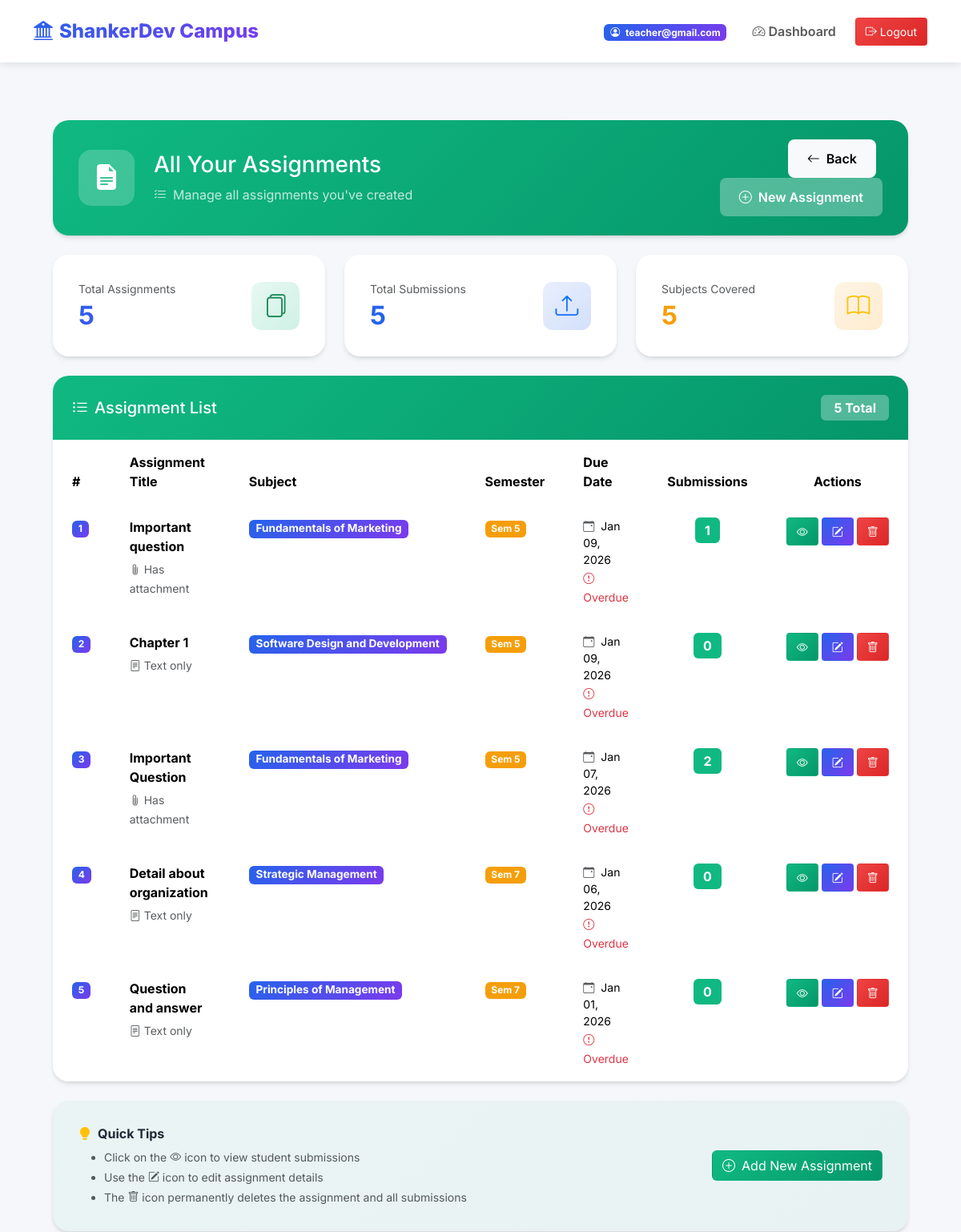
Before: /campus/teacher/assignments/ (signed in, upper part) with the older database file.
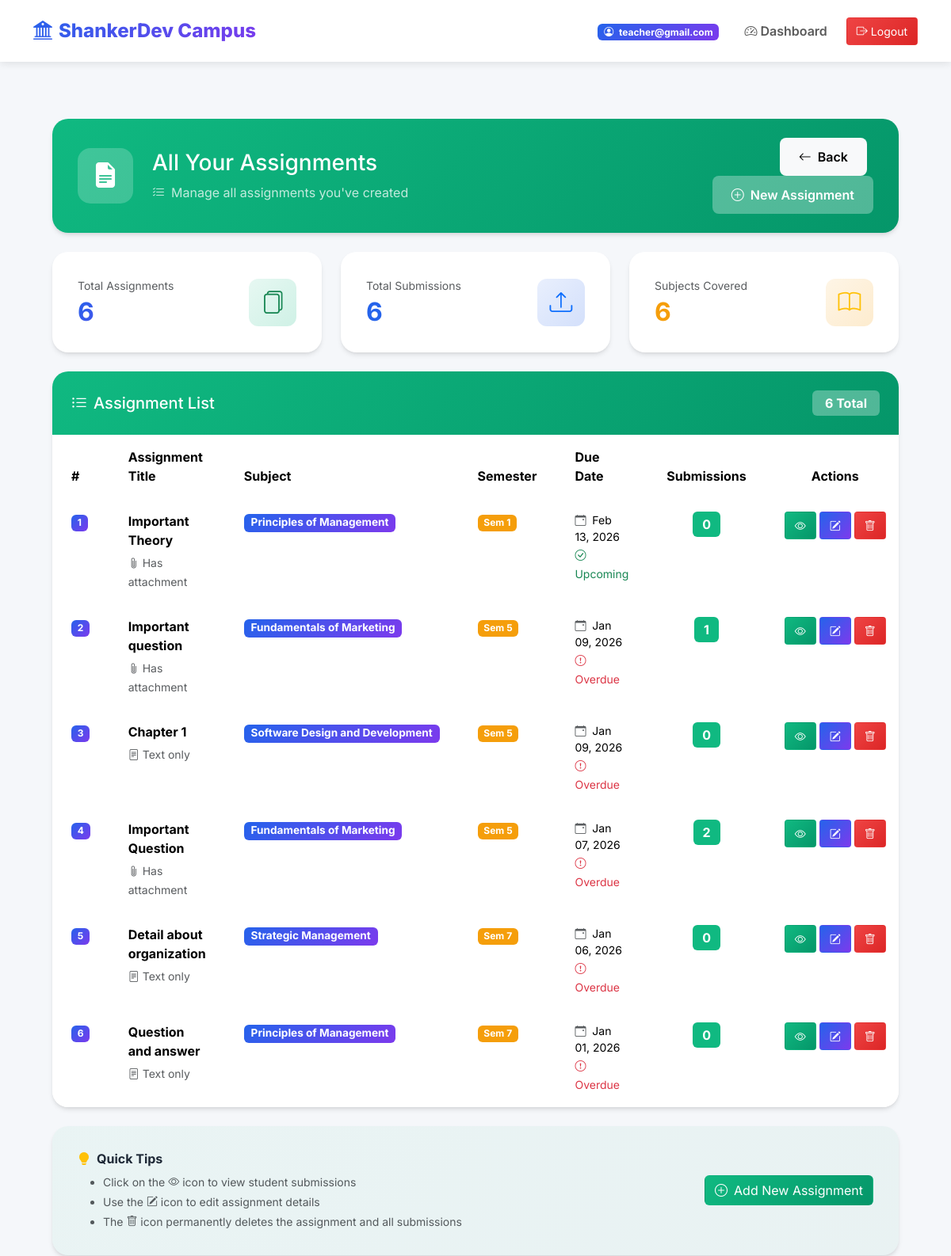
After: the same page with the newer database file.
### campus/models.py (models this page shows, shortened)
class Assignment(models.Model):
    title = models.CharField(max_length=200)
    description = models.TextField()
    subject = models.ForeignKey(Subject, on_delete=models.CASCADE)
    teacher = models.ForeignKey(CustomUser, on_delete=models.CASCADE)
    due_date = models.DateField()
    semester = models.IntegerField()
    file = models.FileField(upload_to='assignments/', blank=True, null=True)

class Subject(models.Model):
    name = models.CharField(max_length=100)
    faculty = models.ForeignKey(Faculty, on_delete=models.CASCADE)
    semester = models.IntegerField()

### campus/views.py (the view)
# urls.py: path('teacher/assignments/', list_assignments, name='list_assignments'),
@login_required
@teacher_required
def list_assignments(request):
    try:
        from django.db.models import Count
        assignments = Assignment.objects.filter(teacher=request.user).annotate(
            submission_count=Count('submission')
        ).order_by('-due_date')
    except Exception as e:
        messages.error(request, "Error loading assignments.")
        assignments = []
    return render(request, 'campus/list_assignments.html', {'assignments': assignments})

### campus/views.py (called while the page is built)
def teacher_required(function):
    return user_passes_test(lambda u: u.role == 'teacher' and u.is_authenticated)(function)

### myproject/context_processors.py (called while the page is built)
def college_context(request):  # Adjust name to match your setup
    return {
        'college_info': CollegeInfo.objects.first(),
        'events': Event.objects.all(),
    }

### campus/templates/campus/list_assignments.html (shortened to what the changed rows need)
{% extends 'base.html' %}
{% load static %}
{% block content %}
<div class="container-fluid px-4 py-4">
    <div class="card-modern mb-4" style="background: linear-gradient(135deg, #10b981 0%, #059669 100%);">
        <div class="card-body-modern py-4">
            <div class="row align-items-center">
                <div class="col-md-8">
                    <div class="d-flex align-items-center">
                        <div>
                            <h1 class="text-white mb-2 h3">All Your Assignments</h1>
                        </div>
                    </div>
                </div>
            </div>
        </div>
    </div>
    <div class="row g-4 mb-4">
        <div class="col-md-4">
            <div class="card-modern h-100" style="border-left: 4px solid #10b981;">
                <div class="card-body-modern">
                    <div class="d-flex justify-content-between align-items-center">
                        <div>
                            <p class="text-muted mb-1 small">Total Assignments</p>
                            <h2 class="mb-0 fw-bold text-gradient">{{ assignments|length }}</h2>
                        </div>
                    </div>
                </div>
            </div>
        </div>
        <div class="col-md-4">
            <div class="card-modern h-100" style="border-left: 4px solid #2563eb;">
                <div class="card-body-modern">
                    <div class="d-flex justify-content-between align-items-center">
                        <div>
                            <p class="text-muted mb-1 small">Total Submissions</p>
                            <h2 class="mb-0 fw-bold" style="color: #2563eb;">
                                {% widthratio assignments|length 1 1 as dummy %}
                                {{ assignments|length|add:0 }}
                            </h2>
                        </div>
                    </div>
                </div>
            </div>
        </div>
        <div class="col-md-4">
            <div class="card-modern h-100" style="border-left: 4px solid #f59e0b;">
                <div class="card-body-modern">
                    <div class="d-flex justify-content-between align-items-center">
                        <div>
                            <p class="text-muted mb-1 small">Subjects Covered</p>
                            <h2 class="mb-0 fw-bold" style="color: #f59e0b;">
                                {{ assignments|length }}
                            </h2>
                        </div>
                    </div>
                </div>
            </div>
        </div>
    </div>
    <div class="card-modern">
        <div class="card-header-modern" style="background: linear-gradient(135deg, #10b981, #059669);">
            <div class="d-flex justify-content-between align-items-center">
                <h5 class="mb-0">
                    <i class="bi bi-list-ul me-2"></i>Assignment List
                </h5>
                <span class="badge" style="background: rgba(255,255,255,0.3); font-size: 1rem; padding: 0.5rem 1rem;">
                    {{ assignments|length }} Total
                </span>
            </div>
        </div>
        <div class="card-body-modern p-0">
            {% if assignments %}
            <div class="table-responsive">
                <table class="table table-hover mb-0">
                    <thead style="background: #f8f9fa;">
                        <tr>
                            <th class="px-4 py-3" style="width: 5%;">#</th>
                            <th class="px-4 py-3" style="width: 30%;">Assignment Title</th>
                            <th class="px-4 py-3" style="width: 15%;">Subject</th>
                            <th class="px-4 py-3" style="width: 10%;">Semester</th>
                            <th class="px-4 py-3" style="width: 12%;">Due Date</th>
                            <th class="px-4 py-3 text-center" style="width: 10%;">Submissions</th>
                            <th class="px-4 py-3 text-center" style="width: 18%;">Actions</th>
                        </tr>
                    </thead>
                    <tbody>
                        {% for a in assignments %}
                        <tr>
                            <td class="px-4 py-3">
                                <span class="badge badge-primary-modern">{{ forloop.counter }}</span>
                            </td>
                            <td class="px-4 py-3">
                                <div class="fw-bold mb-1">{{ a.title }}</div>
                                <small class="text-muted">
                                    {% if a.file %}
                                    <i class="bi bi-paperclip me-1"></i>Has attachment
                                    {% else %}
                                    <i class="bi bi-file-text me-1"></i>Text only
                                    {% endif %}
                                </small>
                            </td>
                            <td class="px-4 py-3">
                                <span class="badge badge-primary-modern" style="font-size: 0.85rem;">
                                    {{ a.subject.name }}
                                </span>
                            </td>
                            <td class="px-4 py-3">
                                <span class="badge badge-warning-modern">
                                    Sem {{ a.semester }}
                                </span>
                            </td>
                            <td class="px-4 py-3">
                                <div class="small">
                                    <i class="bi bi-calendar-event me-1 text-muted"></i>
                                    {{ a.due_date|date:"M d, Y" }}
                                </div>
                                {% now "Y-m-d" as today %}
                                {% if a.due_date|date:"Y-m-d" < today %}
                                <small class="text-danger">
                                    <i class="bi bi-exclamation-circle me-1"></i>Overdue
                                </small>
                                {% elif a.due_date|date:"Y-m-d" == today %}
                                <small class="text-warning">
                                    <i class="bi bi-clock me-1"></i>Due today
                                </small>
                                {% else %}
                                <small class="text-success">
                                    <i class="bi bi-check-circle me-1"></i>Upcoming
                                </small>
                                {% endif %}
                            </td>
                            <td class="px-4 py-3 text-center">
                                <div class="badge badge-success-modern" style="font-size: 1rem; padding: 0.5rem 0.75rem;">
                                    {{ a.submission_count|default:0 }}
                                </div>
                            </td>
                            <td class="px-4 py-3">
                                <div class="d-flex justify-content-center gap-1">
                                    <a href="{% url 'view_submissions' a.id %}"
                                       class="btn btn-success-modern btn-sm"
                                       title="View Submissions">
                                        <i class="bi bi-eye"></i>
                                    </a>
                                    <a href="{% url 'edit_assignment' a.id %}"
                                       class="btn btn-primary-modern btn-sm"
                                       title="Edit Assignment">
                                        <i class="bi bi-pencil-square"></i>
                                    </a>
                                    <a href="{% url 'delete_assignment' a.id %}"
                                       class="btn btn-danger-modern btn-sm"
                                       title="Delete Assignment">
                                        <i class="bi bi-trash"></i>
                                    </a>
                                </div>
                            </td>
                        </tr>
                        {% endfor %}
                    </tbody>
                </table>
            </div>
            {% endif %}
        </div>
    </div>
</div>
{% endblock %}

Changed rows visible on the page:
added Assignment: title "Important Theory", shows "Has attachment", subject.name "Principles of Management", semester "1", due_date "Feb 13, 2026", shows "Upcoming", submission_count "0"
Other visible differences:
{{ assignments|length }}: "5" → "6"
{{ assignments|length|add:0 }}: "5" → "6"
